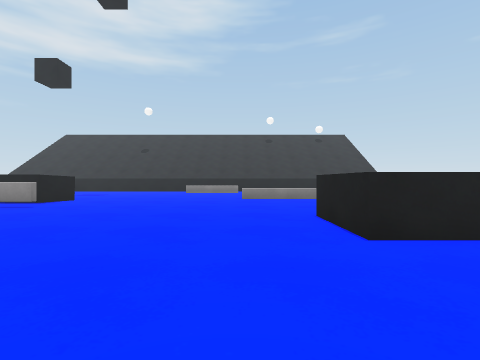
[1] (above)

18 first-person views from a walk through a 3-D level made in the Unity game engine. The camera is 0.6 m above the floor, looks level and sees 85° across. The floor is counted in squares, 1 m on a side. Each view is taken from the middle of a square. On the plan, view 1 faces up. The plan holds only what a view shows up to about 9 squares ahead; the rest is blank. The place goes on beyond the plan. The player is left out. Surface patterns are stand-ins for the level's own textures.

[2]
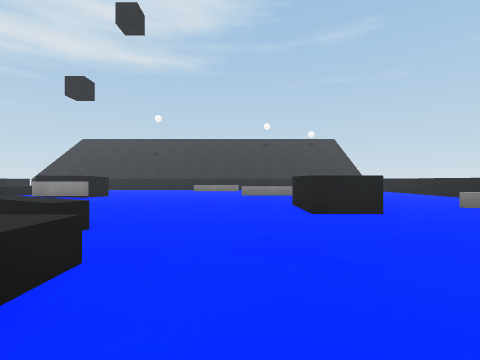

[3]
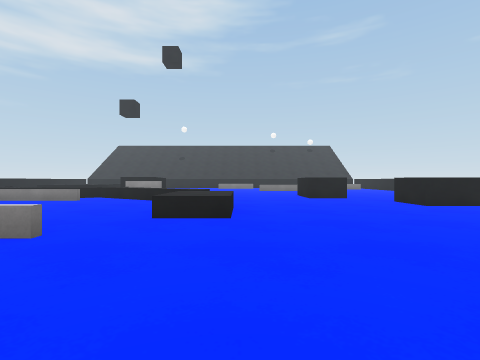

[4]
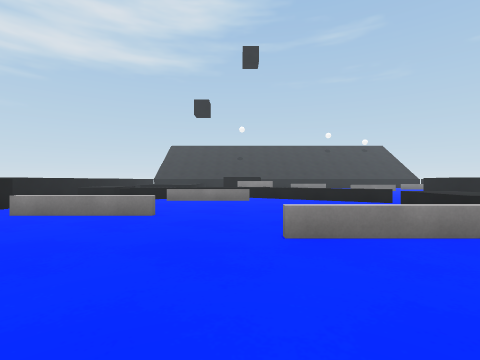

[5]
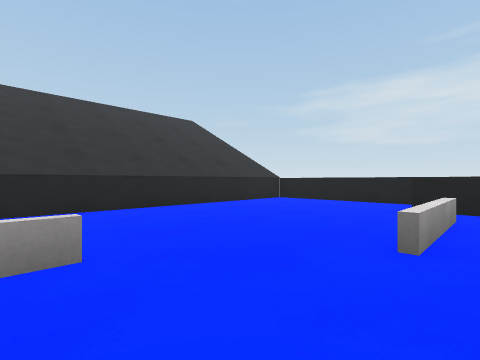

[6]
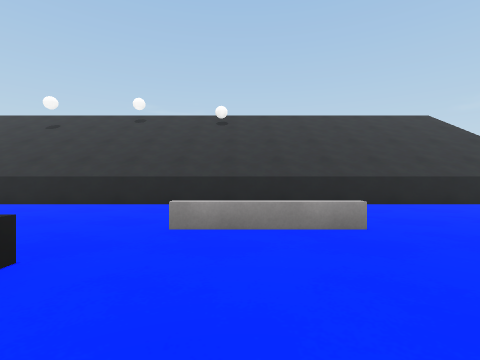

[7]
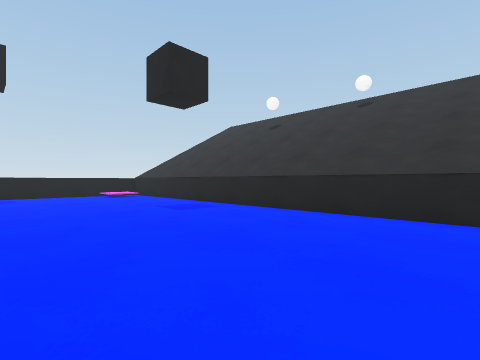

[8]
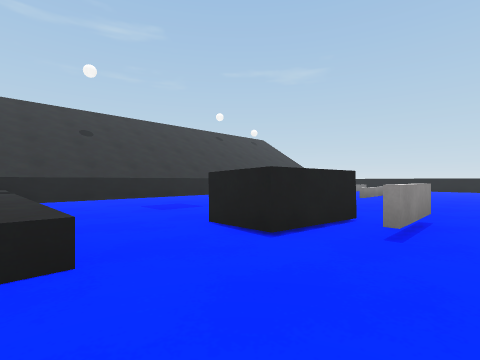

[9]
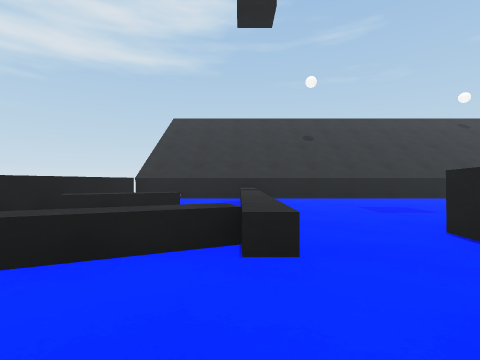

[10]
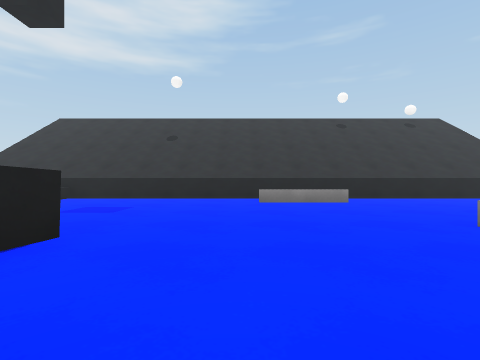

[11]
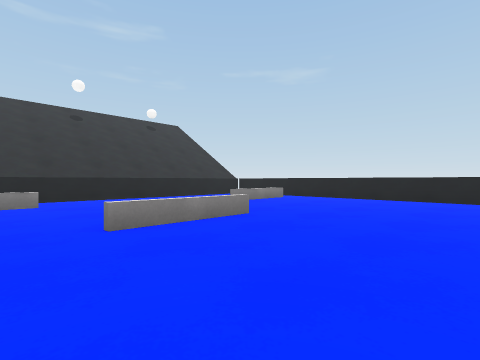

[12]
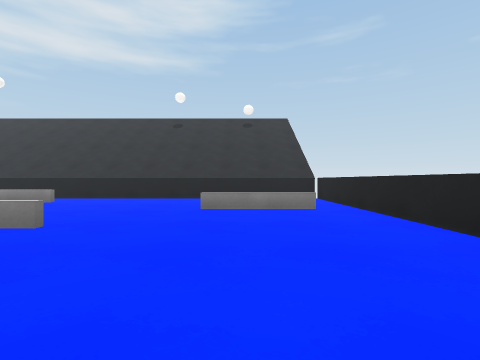

[13]
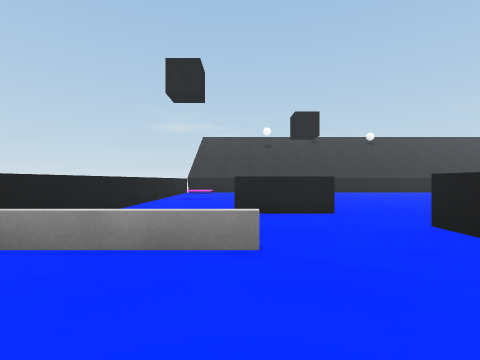

[14]
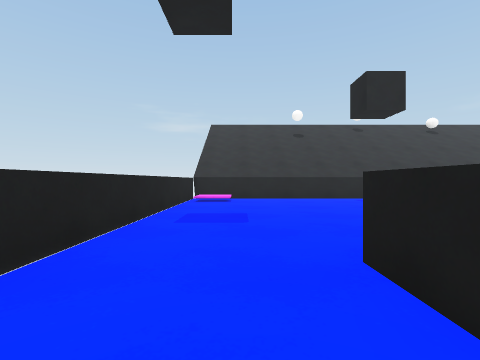

[15]
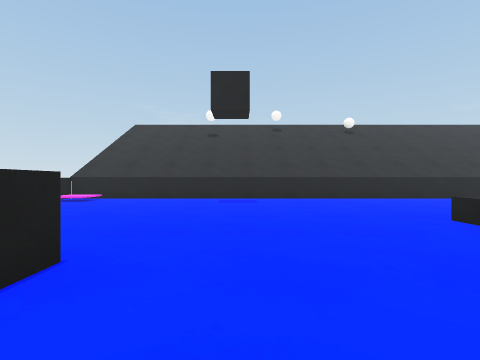

[16]
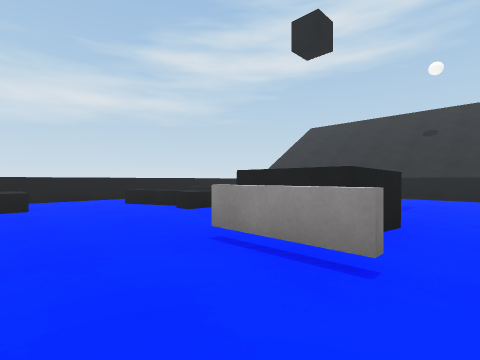

[17]
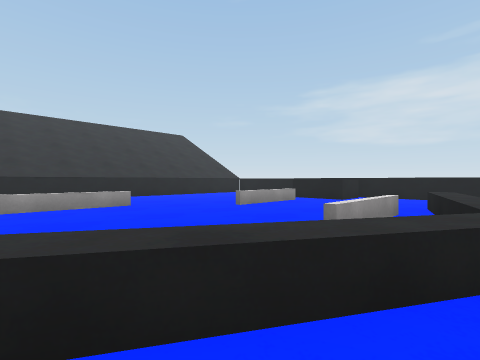

[18]
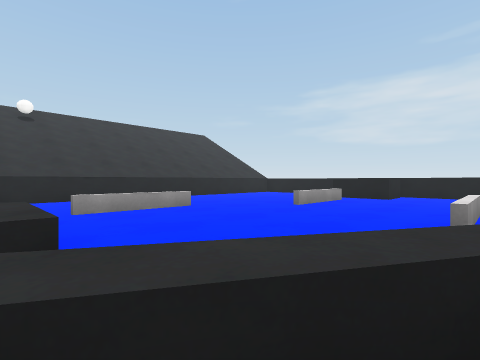

### Floor plan
Key: @ floor where view 1 was taken; # wall or solid block; x gap in a wall; . main floor; : floor 0.15 m higher than the main floor; / step, stairs or slope; = window, fence, low wall or low ledge; ^ raised ledge; B black block.
Columns run from 13 left of view 1 to 8 right of it. Each row starts with its distance up from view 1.
 14  #####################
 13  #:.^......  .....  .#
 12 ##..^......===....  .#
 11 #  =^................#
 10 #^^=^............===.#
  9 #   ^................#
  8 #  .^..BB....===.....#
  7 #.^^^.BBB............#
  6 #......##............#
  5 #....................#
  4 # B............B..===#
  3 # B..^^^^......B...  #
  2 # ..^====^^......... #
  1 #.........^^.....BB..#
  0 #..........B.@...BB..#
 -1 #BB........BB........#
 -2 #BBx==.....B.........#
 -3 #.......===..........#
 -4 #....................#
 -5 #.................../#
 -6 #.................../=
 -7 ######################

Where each view was taken, in squares from view 1:
view 1: 0 up, 0 right, facing up
view 2: 2 down, 0 right, facing up
view 3: 6 down, 1 left, facing up
view 4: 6 down, 6 left, facing up
view 5: 1 down, 5 left, facing down-left
view 6: 0 up, 4 left, facing down
view 7: 2 down, 3 left, facing down-right
view 8: 5 up, 9 left, facing up-right
view 9: 5 up, 9 left, facing up
view 10: 5 up, 3 left, facing up
view 11: 5 up, 1 left, facing up-right
view 12: 5 up, 5 right, facing up
view 13: 6 up, 5 right, facing down
view 14: 2 up, 6 right, facing down
view 15: 2 up, 2 right, facing down
view 16: 4 up, 4 left, facing up-left
view 17: 3 up, 3 left, facing down-left
view 18: 2 up, 2 left, facing down-left
